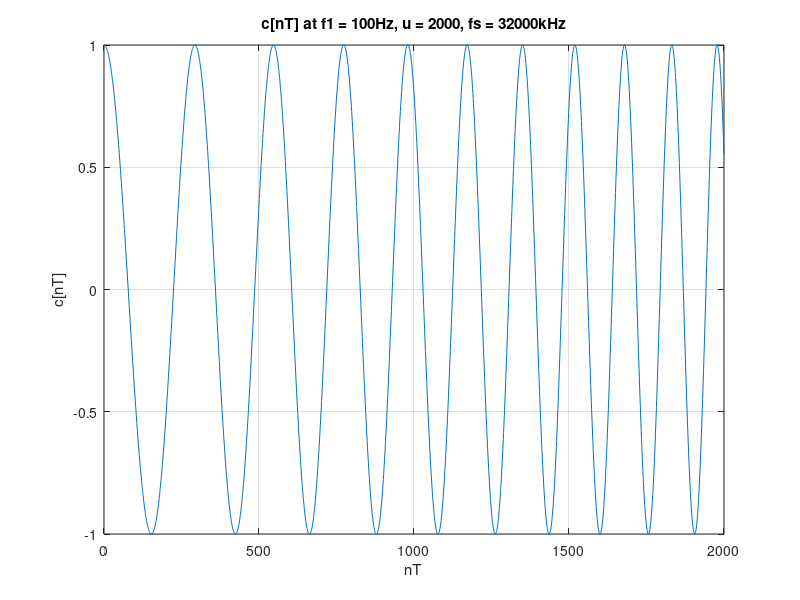

Write the MATLAB code that produced this figure.
% Clear command window, workspace variables and close all previously opened
% figures
clc; clear; close all;

% Set starting frequency and scaling factor
f1 = 100;
u = 2000;

% Sampling frequency and interval
Fs = 32000;
Ts = 1 / Fs;

% Make the sample vector for the plot and the time vector for sampling
nplot = 0:2000;
ntime = 0:Ts:8;

% Sample the sinusoid
cnT = cos(pi * u * ntime .^ 2 + 2 * pi * f1 * ntime + 0);

% Make the plot
fig = figure('units', 'normalized', 'Name', 'Chirp Question 1');
plot(nplot, cnT(1:size(nplot, 2))); grid on;
ax = gca;
title(ax, sprintf("c[nT] at f1 = %dHz, u = %d, fs = %dkHz", f1, u, Fs));
xlabel("nT"); ylabel("c[nT]");

% Save ct as a wav sound file
audiowrite('chirp_q1sound.wav', cnT, Fs, 'BitsPerSample', 8);
% sound(cnT, Fs, 8);

% Save the graph
exportgraphics(fig, "chirp_question1.png");
